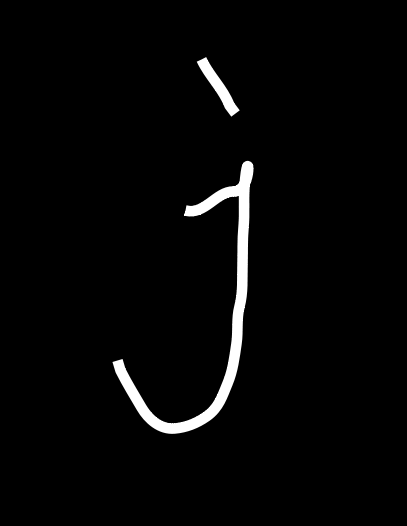
#> input picture sample/j.png, 407 x 526 px
$ python 17_morphological_transformations_2.py
#> lines starting #> are read from the running program, lines starting #| are printed output that depends on the picture
import cv2
import numpy as np
from matplotlib import pyplot as plt

img = cv2.imread('../sample/j.png', cv2.IMREAD_GRAYSCALE)
#> img is the input picture: shape (526, 407); min 0, max 255, mean 6.5
# ret, mask = cv2.threshold(img, 220, 225, cv2.THRESH_BINARY_INV)
# the mask is a binary image that only has 255 and 0
# don't need mask here because j.png is already a binary image
cv2.imshow('image', img)

kernal = np.ones((2, 2), np.uint8)

dilation = cv2.dilate(img, kernal, iterations=2)
# dilate method applies kernal to each pixel and if there
# at least one pixel within the kernal is 1, the pixel will be 1.
erosion = cv2.erode(img, kernal, iterations=5)
# erosion method applies kernal to each pixel and only when
# all pixels are 1, the pixel applied will be 1.
openning = cv2.morphologyEx(img, cv2.MORPH_OPEN, kernal)
# openning is an erosion followed by a dilation
closing = cv2.morphologyEx(img, cv2.MORPH_CLOSE, kernal)
# closing is a dilation followed by a erosion
morph_gradient = cv2.morphologyEx(img, cv2.MORPH_GRADIENT, kernal)
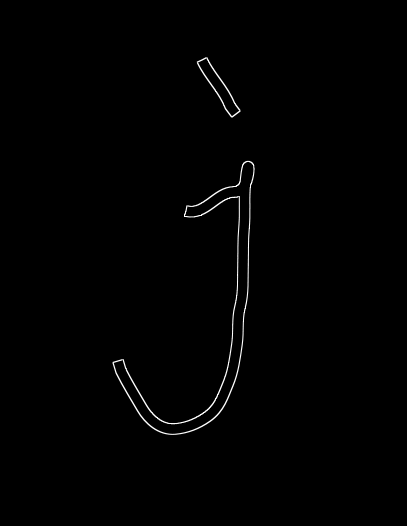
#> morph_gradient: shape (526, 407); min 0, max 255, mean 1.6
morph_tophat = cv2.morphologyEx(img, cv2.MORPH_TOPHAT, kernal)


titles = ['image', 'mask', 'dilation', 'erosion', 'openning', 'closing', 'mg', 'th']
images = [img, img, dilation, erosion, openning, closing, morph_gradient, morph_tophat]

for i in range(8):
    plt.subplot(2, 4, i+1), plt.imshow(images[i], 'gray')
    plt.title(titles[i])
    plt.xticks([]), plt.yticks([])

plt.show()
